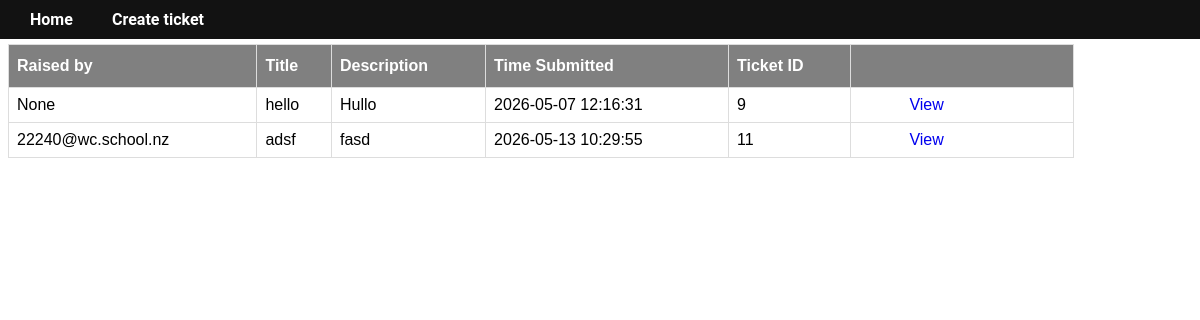
Before: /dashboard (signed in) with the older database file.
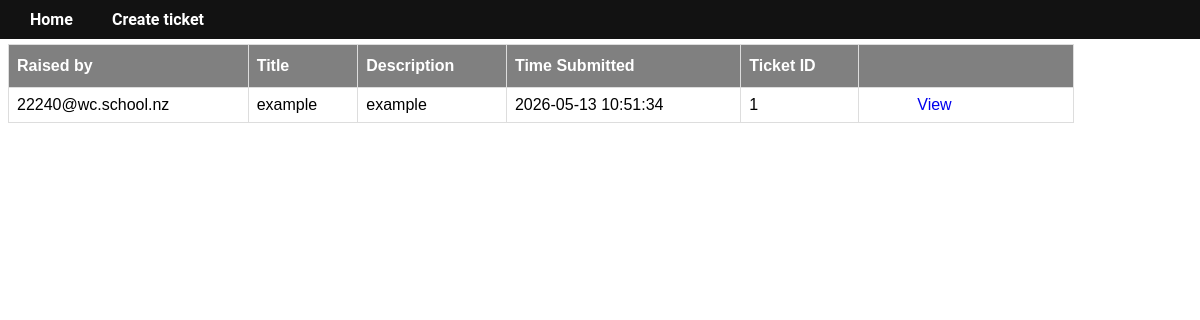
After: the same page with the newer database file.
### tables this page shows
CREATE TABLE "tickets"
(
    ticket_id   integer
        constraint tickets_pk
            primary key,
    ticket_user text
        constraint tickets_user_user_id_fk
            references user,
    ticket_time integer,
    ticket_type text,
    ticket_desc text
);

### app.py (the view, shortened to what this page needs)
@app.route('/dashboard')
def render_dashboard():
    user_email = session.get("user_email")
    user_type = session.get("user_type")
    print(user_type)
    if not user_email:
        return redirect("/login")
    if user_type == "admin":  # grabs all tickets if current user is admin
        query = "SELECT ticket_id, ticket_user, ticket_type, ticket_desc, ticket_time FROM tickets"
        con = connect_database(DATABASE)
        cur = con.cursor()
        cur.execute(query)
        tickets_data = cur.fetchall()
        print(tickets_data)
        con.close()
    return render_template("dashboard.html", tickets=tickets_data)

### app.py (called while the page is built)
@app.template_filter()
def format_datetime(timestamp):
    formatted_datetime = datetime.fromtimestamp(int(timestamp))  # converts unix timestamp to standard datetime
    return formatted_datetime

def connect_database(db_file):
    try:
        connection = sqlite3.connect(db_file)
        return connection
    except Error as e:
        print(e)
        print("error has occurred while connecting to the database")
    return

### templates/dashboard.html (shortened to what this page needs)
<!DOCTYPE html>
<html lang="en">
<head>
    <link rel="stylesheet" href="/static/style.css">
</head>
<body>
<nav>
    <div class="nav-links">
    <a href="/home">Home</a>
    <a href="/addticket">Create ticket</a>
    </div>
</nav>
<br>
<br>
<table>
    <thead>
        <tr>
            <th>Raised by</th>
            <th>Title</th>
            <th>Description</th>
            <th>Time Submitted</th>
            <th>Ticket ID</th>
            <th></th>
        </tr>
    </thead>
    <tbody>
    {% for ticket_id in tickets %}
        <tr>
        <td> {{ ticket_id[1] }} </td>
        <td> {{ ticket_id[2] }} </td>
        <td> {{ ticket_id[3] }} </td>
            <td>{{ ticket_id[4]|format_datetime }}</td>
        <td> {{ ticket_id[0] }} </td>
        <td> <a href="/ticket/{{ ticket_id[0] }}">View </a> </td>
        </tr>
    {% endfor %}
    </tbody>
</table>
</body>
</html>

### static/style.css (style rules this page uses)
body { font-family: Arial, sans-serif; }
table { border-collapse: collapse; width: 90%; }
td, th { border: 1px solid #ddd; padding: 8px; }
th { padding-top: 12px; padding-bottom: 12px; text-align: left; background-color: gray; color: white; }
nav { position: fixed; top: 0; left: 0; width: 100%; z-index: 10; background: #121212; }
.nav-links { display: flex; gap: 1.2rem; padding-left: 20px; }
.nav-links a { all: unset; cursor: pointer; color: #ffffff; font-family: 'Roboto', sans-serif; font-size: 1rem; font-weight: 600; transition: opacity 0.3s ease; padding: 10px; }
a { text-decoration: none; padding-left: 50px; padding-right: 50px; }

Changed rows visible on the page:
removed tickets: ticket_id "None", ticket_type "hello", ticket_desc "Hullo", ticket_time "2026-05-07 12:16:31", ticket_id "9"
removed tickets: ticket_user "22240@wc.school.nz", ticket_type "adsf", ticket_desc "fasd", ticket_time "2026-05-13 10:29:55", ticket_id "11"
added tickets: ticket_user "22240@wc.school.nz", ticket_type "example", ticket_desc "example", ticket_time "2026-05-13 10:51:34", ticket_id "1"
